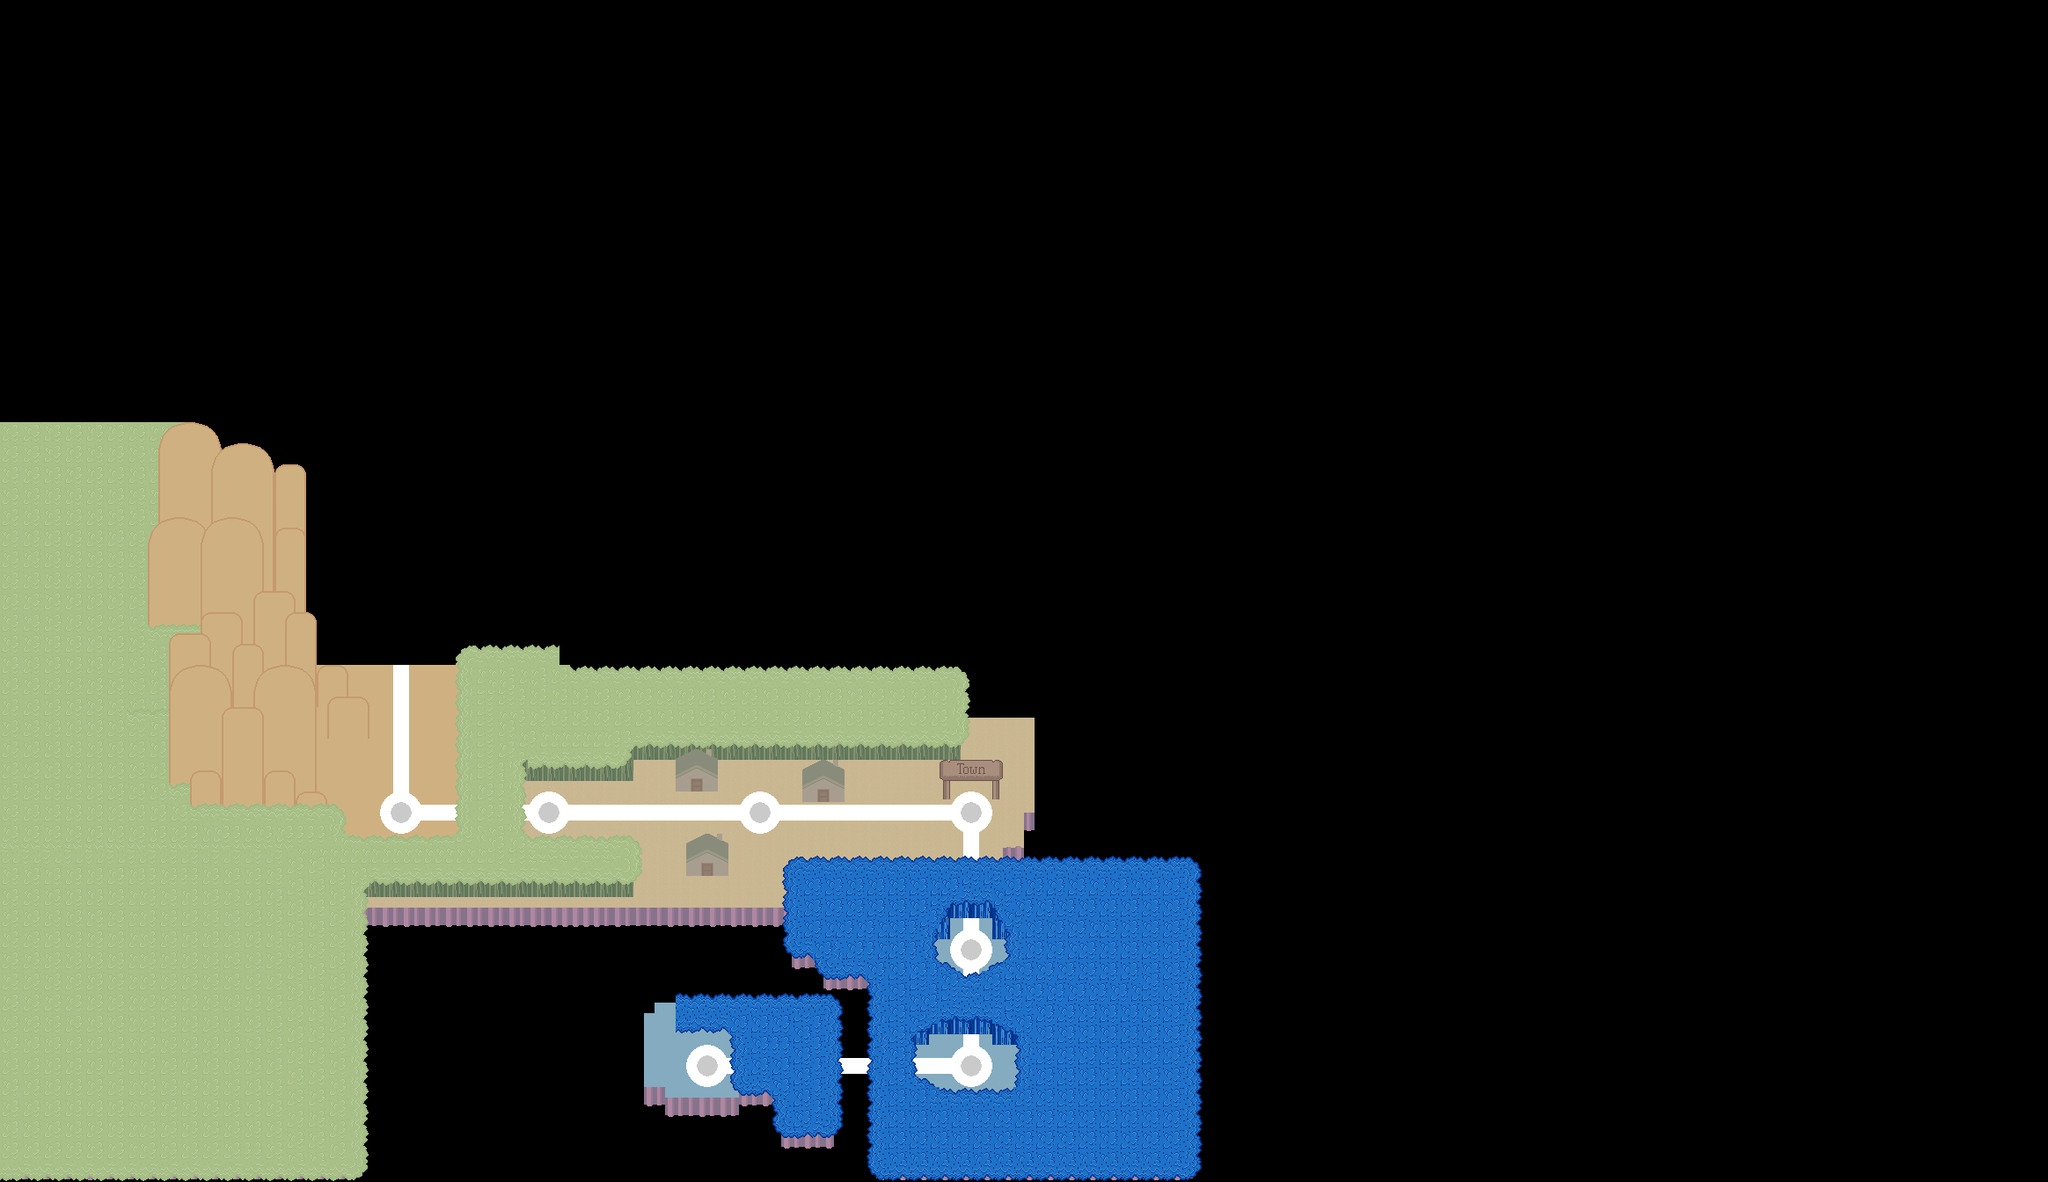

The image is a tile-based game level rendered from a .tmx file. Its description and source (layers, tilesets, objects; grid data summarised) follow:
An orthogonal 194x112 tile map with 12x12 px tiles, 16 tile layers (piers, background, more piers, path, ...).

<map version="1.0" orientation="orthogonal" width="194" height="112" tilewidth="12" tileheight="12">
 <tileset firstgid="1" name="overworld" tilewidth="12" tileheight="12">
  <image source="overworld.png" width="216" height="144" />
 </tileset>
 <layer name="piers" width="194" height="112">
  <data>[21728 cells, 358 non-empty, 8 distinct tile ids]</data>
 </layer>
 <layer name="background" width="194" height="112">
  <data>[21728 cells, 1060 non-empty, 10 distinct tile ids]</data>
 </layer>
 <layer name="more piers" width="194" height="112">
  <data>[21728 cells, 6 non-empty, 4 distinct tile ids]</data>
 </layer>
 <layer name="path" width="194" height="112">
  <data>[21728 cells, 221 non-empty, 12 distinct tile ids]</data>
 </layer>
 <layer name="circles" width="194" height="112">
  <data>[21728 cells, 112 non-empty, 4 distinct tile ids]</data>
 </layer>
 <layer name="bark" width="194" height="112">
  <data>[21728 cells, 221 non-empty, 13 distinct tile ids]</data>
 </layer>
 <layer name="houses" width="194" height="112">
  <data>[21728 cells, 69 non-empty, 32 distinct tile ids]</data>
 </layer>
 <layer name="trees" width="194" height="112">
  <data>[21728 cells, 28 non-empty, 4 distinct tile ids]</data>
 </layer>
 <layer name="hills6" width="194" height="112">
  <data>[21728 cells, 0 non-empty, 0 distinct tile ids]</data>
 </layer>
 <layer name="hills5" width="194" height="112">
  <data>[21728 cells, 149 non-empty, 17 distinct tile ids]</data>
 </layer>
 <layer name="hills4" width="194" height="112">
  <data>[21728 cells, 165 non-empty, 17 distinct tile ids]</data>
 </layer>
 <layer name="trees" width="194" height="112">
  <data>[21728 cells, 18 non-empty, 8 distinct tile ids]</data>
 </layer>
 <layer name="hills3" width="194" height="112">
  <data>[21728 cells, 18 non-empty, 9 distinct tile ids]</data>
 </layer>
 <layer name="hills2" width="194" height="112">
  <data>[21728 cells, 133 non-empty, 7 distinct tile ids]</data>
 </layer>
 <layer name="hills1" width="194" height="112">
  <data>[21728 cells, 254 non-empty, 15 distinct tile ids]</data>
 </layer>
 <layer name="trees" width="194" height="112">
  <data>[21728 cells, 3520 non-empty, 25 distinct tile ids]</data>
 </layer>
</map>
